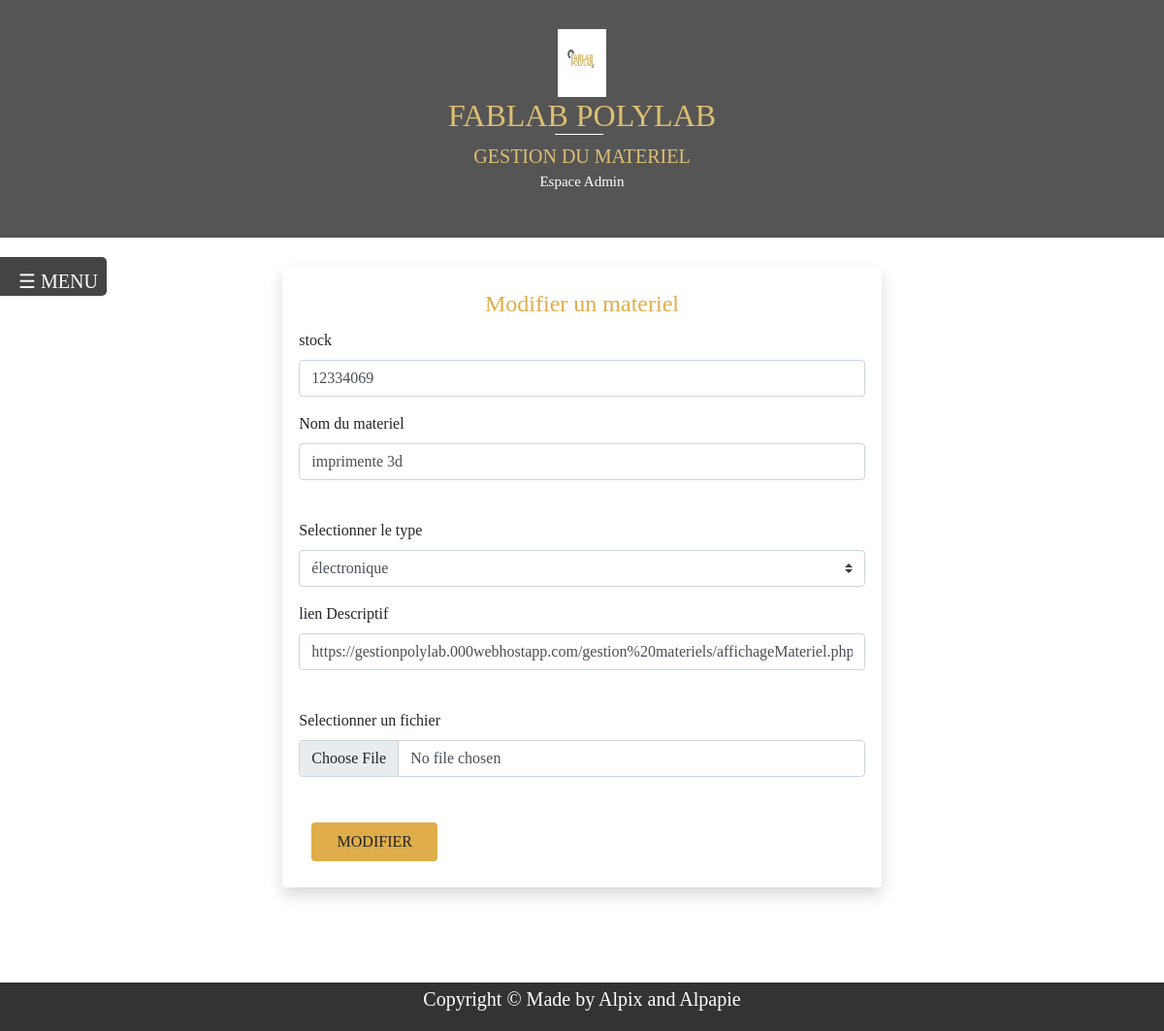
/gestion materiels/modifMateriel.php?id=25 (signed in), run on the app's committed database.
### tables this page shows
CREATE TABLE IF NOT EXISTS `materiels` (
  `id` int(11) NOT NULL AUTO_INCREMENT,
  `stock` int(50) NOT NULL,
  `nom` varchar(256) NOT NULL,
  `typpe` varchar(256) NOT NULL,
  `images` varchar(256) NOT NULL,
  `date ajout` timestamp NOT NULL DEFAULT CURRENT_TIMESTAMP,
  `lienDescription` varchar(256) NOT NULL,
  PRIMARY KEY (`id`)
);

### gestion materiels/modifMateriel.php (the view, shortened to what this page needs)
  <html lang="en">
<head>
    <link rel="stylesheet" href="../view/style.css">
    <link rel="stylesheet" type="text/css" href="../view/css/bootstrap.css">
    <link rel="stylesheet" type="text/css" href="../view/css/bootstrap.min.css">
<?php
$id= $_GET['id'];
require("../controller/connexion-bd.php");
$requet="SELECT* FROM materiels where id=$id";
$resultat=mysqli_query($connexion,$requet);
$ligne=mysqli_fetch_assoc($resultat);
?>
<!DOCTYPE html>
<html lang="en">
<head>
</head>
<body>
  <?Php include("../view/header.php");
?>
</body>
</html>
</head>
<body>
<button class="openbtn" onclick="openNav()"> <span style="margin-right: -100px">☰ MENU</span></button>
<div class="  container ">
			<div class="row col-12 col-sm-7 align mx-auto ">
            <div class="form_edit shadow rounded ">
            <form class="row "  action="../controller/modifMateriel.php" method="post" enctype="multipart/form-data">
            <fieldset>
            <legend style="color: #dfad49;text-align: center;">	Modifier un materiel</legend>
               <div class="mb-3">
                <label class="form-label">stock</label>
                <input class="form-control" type="text" class="form-control "name="code" value="<?Php echo $ligne['stock']?>" required>
              </div>
                       <div class="mb-3">
                <label  class="form-label">  Nom du materiel  </label>
                <input class="form-control" type="text" name="nom" value="<?Php echo $ligne['nom']?>" required class="form-control" ><br>
              </div>
                           <div class="mb-3">
                              <label  for="type" class="form-label"> Selectionner le type </label>
<select class="custom-select mr-sm-2" id="inlineFormCustomSelect" name="typpe" data-style="btn-warning">
  <option value="électronique" >électronique</option>
 </select>
 </div>
                       <div class="mb-3">
                <label  class="form-label">lien Descriptif  </label>
                <input class="form-control" type="text" name="lienDescription" value="<?Php echo $ligne['lienDescription']?>" required class="form-control" ><br>
              </div>
                           <div class="mb-3">
                                                          <label  for="fichier" class="form-label">  Selectionner un fichier </label>
                          <input type="file" class="form-control"name="image" value="<?Php echo $ligne['images']?>" ><br>
                          </div>
              <div class="btn">
                <button  style="background-color: #dfad49; text-align: center;" type="submit" class="btn ">MODIFIER</button>
              </div>
         </fieldset>
         </div>
</div>
    </div></div><br><br>
    <footer class="footer">
        <p style="font-size:20px">Copyright &copy; Made by Alpix and Alpapie </p>
    </footer>
</body>
</html>

### view/style.css (style rules this page uses)
* { position: relative; margin: 0%; padding: 0%; font-family:'Bahnschrift'; }
* { box-sizing: border-box; }
body { margin: 0; font-size: 26px; }
footer.footer { position: relative; height: 70px; font-size: 16px; bottom: 0; display: flex; flex-direction: column; justify-content: center; }
footer.footer { text-align: center; background-color: #333; height: 50px; bottom: 0; width: 100%; color:#FFF; margin-top: 50px; }
body { font-family:'Arial'; }
fieldset > legend { text-align:center; display:flex; flex-direction:column; }
fieldset { border-radius: 7px; padding: 10px; }
button { margin-left: 80px; width: 130px; height: 40px; }

### view/header.php (style rules this page uses)
* { box-sizing: border-box; }
button { background-color: #ddd; border: none; cursor: pointer; }

### gestion materiels/modifMateriel.php (style rules this page uses)
.openbtn { position:fixed; z-index: 1; font-size: 20px; cursor: pointer; background-color: #444; color: white; padding: 10px 15px; border: none; margin-left: 10px; margin-top: 20px; border-radius: 10px; transition: all .2s; left: -100px; width: 200px; transition: 0.3s; text-decoration: none; font-size: 20px; color: white; border-radius: 0 5px 5px 0; }
div.form_edit { margin-top: 30px; padding: 20px; margin-right: 00px; }
.align { text-align:left ; }

### data on the page
materiels: code "12334069", nom "imprimente 3d", lienDescription "https://gestionpolylab.000webhostapp.com/gestion%20materiels/affichageMateriel.php"
